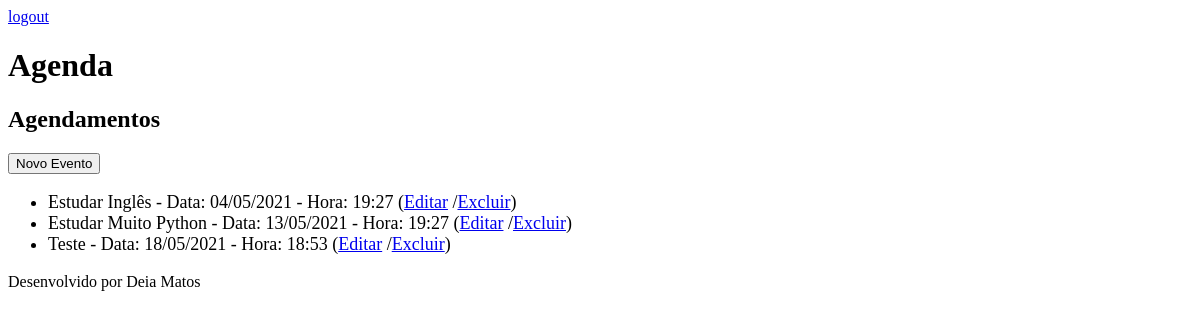
The app's page /agenda/ (signed in), older data.
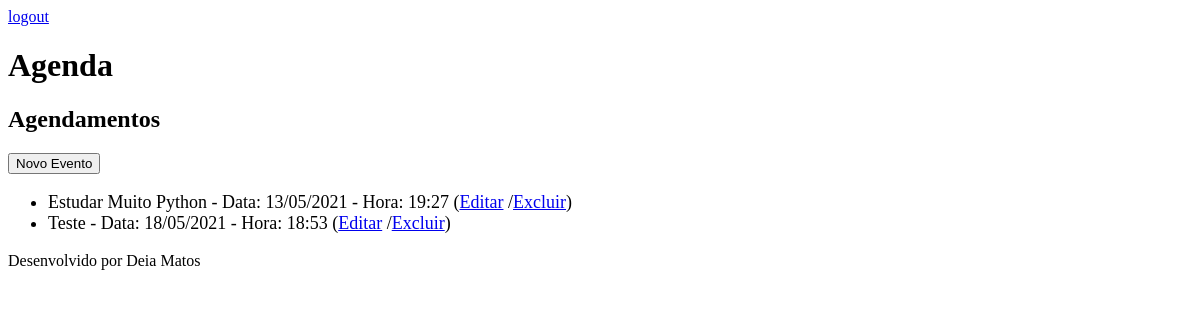
The same page, newer data.
### core/models.py (models this page shows, shortened)
class Evento(models.Model):
    titulo = models.CharField(max_length=100)
    descricao = models.TextField(blank=True, null=True)
    data_evento = models.DateTimeField(verbose_name='Data do Evento')
    data_criacao = models.DateTimeField(auto_now=True, verbose_name='Data da criação')
    usuario = models.ForeignKey(User,on_delete=models.CASCADE)
    class Meta:
        db_table ='evento'
    def get_data_evento(self):
        return self.data_evento.strftime('Data: %d/%m/%Y - Hora: %H:%M ')
    def get_evento_atrasado(self):
        if self.data_evento < datetime.now():
            return True
        else:
            return False

### core/views.py (the view)
# urls.py: path('agenda/',  views.lista_eventos),
@login_required(login_url='/login/')
def lista_eventos(request):
    usuario = request.user
    data_atual = datetime.now() - timedelta(hours=1)
    evento = Evento.objects.filter(usuario=usuario,
                                   data_evento__gt=data_atual)
    dados = {'eventos': evento}
    return render(request, 'agenda.html', dados)

### templates/agenda.html (shortened to what this page needs)
{% extends "model-page.html" %}
{% block content %}
    <h2>Agendamentos</h2>
    <a href="evento/">
        <button type="button">Novo Evento</button>
    </a>
    <ul style="font-size: 18px">
        {% for evento in eventos %}
            <li>
                <div style=>
                    {{evento.titulo}} - {{ evento.get_data_evento}}
                    (<a href="evento/?id={{ evento.id }}">Editar</a>
                    /<a href="evento/delete/{{ evento.id }}/">Excluir</a>)
                </div>
            </li>
        {% endfor %}
    </ul>
{% endblock %}

Row changes from the older to the newer data that the page shows:
removed Evento: titulo "Estudar Inglês", get_data_evento "Data: 04/05/2021 - Hora: 19:27"
